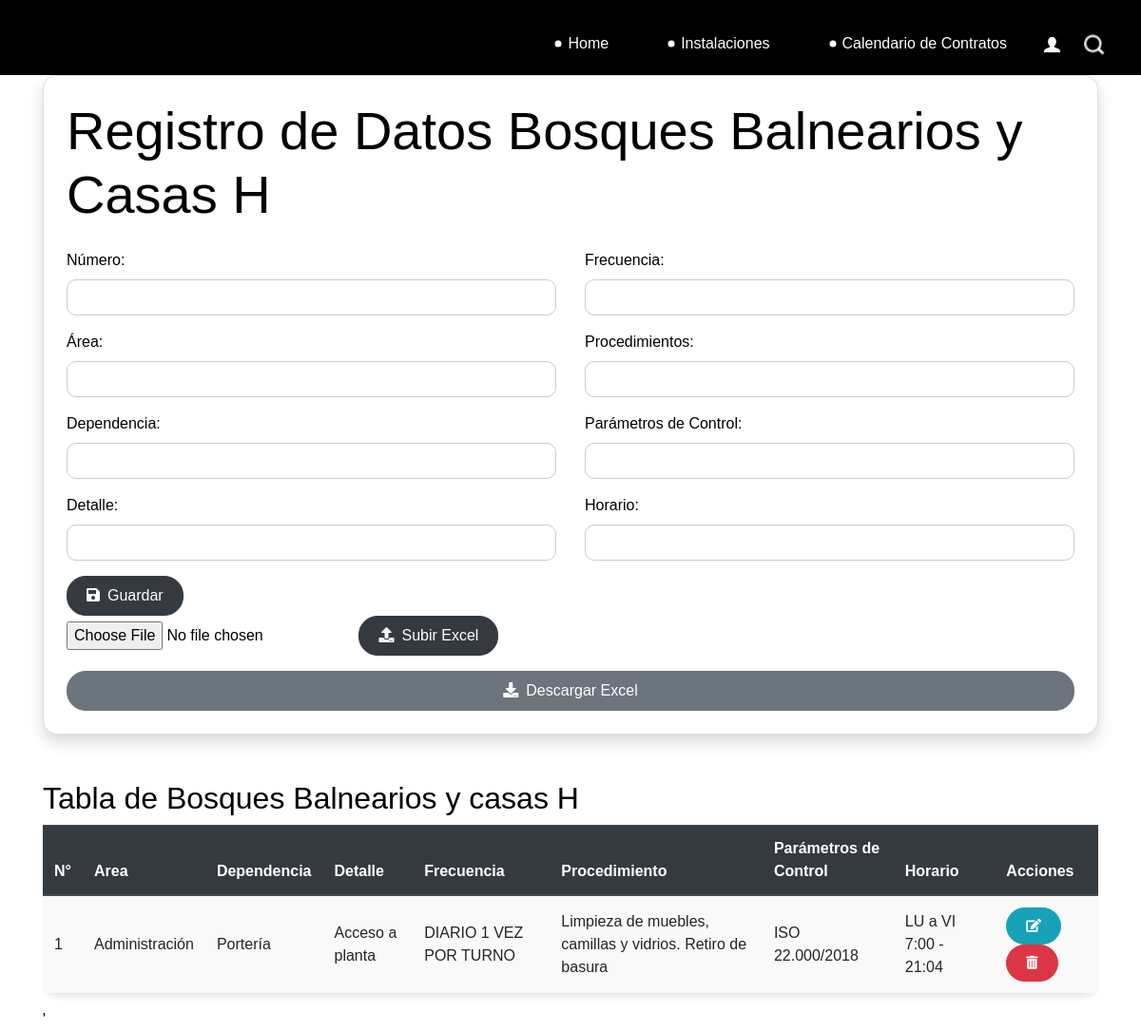
The page /balnearios/ on the database its author committed.
### catalog/models.py (models this page shows)
class Balnearios(models.Model):
    numero = models.IntegerField()
    area = models.CharField(max_length=100, default='')
    dependencia = models.CharField(max_length=100)
    detalle = models.TextField()
    frecuencia = models.CharField(max_length=100)
    procedimientos = models.TextField()
    parametro_control = models.CharField(max_length=100)
    horario = models.CharField(max_length=100)
    def __str__(self):
        return f""
    class Meta:
        db_table = 'balnearios'

### catalog/views.py (the view)
# urls.py: path('balnearios/', views.balnearios, name='balnearios'),
def balnearios(request):
    if request.method == 'POST':
        if 'archivo_excel' in request.FILES:
            form = BalneariosForm(request.POST, request.FILES)
            myfile = request.FILES['archivo_excel']
            df = pd.read_excel(myfile)
            conn = sqlite3.connect('db.sqlite3')
            for index, row in df.iterrows():
                data = Balnearios(
                    numero=row['Número'],
                    area=row['Área'],
                    dependencia=row['Dependencia'],
                    detalle=row['Detalle'],
                    frecuencia=row['Frecuencia'],
                    procedimientos=row['Procedimiento'],
                    parametro_control=row['Parámetros de Control'],
                    horario=row['Horario']
                )
                data.save()
            conn.close()
        if 'archivo_excel' in request.FILES:
            form = BalneariosForm(request.POST, request.FILES)
        else:
            form = BalneariosForm(request.POST)
            if form.is_valid():
                form.save()
                messages.success(request, 'Datos ingresados correctamente.')
                return redirect('balnearios')
            else:
                messages.error(request, 'Error al ingresar los datos. Por favor, revise los datos ingresados.')
    else:
        form = BalneariosForm()
    balnearios = Balnearios.objects.all()
    print(balnearios)
    return render(request, 'Instalaciones/Bosques/Balnearios-y-casas-H.html', {'form': form, 'balnearios': balnearios})

### catalog/forms.py
class BalneariosForm(forms.ModelForm):
    class Meta:
        model = Balnearios
        fields = '__all__'

### Templates/Instalaciones/Bosques/Balnearios-y-casas-H.html (shortened to what this page needs)
{% extends 'base.html' %}
{% load static %}
{% block content %}
<div class="container">
    <div class="card p-4 shadow">
        <h1 class="display-4 mb-4">Registro de Datos Bosques Balnearios y Casas H</h1>
        <form method="post">
            <div class="row">
                <div class="col-md-6">
                    <div class="form-group">
                        <label for="numero">Número:</label>
                        <input type="number" class="form-control" id="numero" name="numero" required>
                    </div>
                    <div class="form-group">
                        <label for="area">Área:</label>
                        <input type="text" class="form-control" id="area" name="area" required>
                    </div>
                    <div class="form-group">
                        <label for="dependencia">Dependencia:</label>
                        <input type="text" class="form-control" id="dependencia" name="dependencia" required>
                    </div>
                    <div class="form-group">
                        <label for="detalle">Detalle:</label>
                        <input type="text" class="form-control" id="detalle" name="detalle" required>
                    </div>
                </div>
                <div class="col-md-6">
                    <div class="form-group">
                        <label for="frecuencia">Frecuencia:</label>
                        <input type="text" class="form-control" id="frecuencia" name="frecuencia" required>
                    </div>
                    <div class="form-group">
                        <label for="procedimientos">Procedimientos:</label>
                        <input type="text" class="form-control" id="procedimientos" name="procedimientos" required>
                    </div>
                    <div class="form-group">
                        <label for="parametro_control">Parámetros de Control:</label>
                        <input type="text" class="form-control" id="parametro_control" name="parametro_control" required>
                    </div>
                    <div class="form-group">
                        <label for="horario">Horario:</label>
                        <input type="text" class="form-control" id="horario" name="horario" required>
                    </div>
                </div>
            </div>
            <button type="submit" class="btn btn-dark"><i class="fa fa-save mr-2"></i>Guardar</button>
        </form>
        <form method="post" enctype="multipart/form-data">
            <input type="file" name="archivo_excel" accept=".xls,.xlsx">
            <button type="submit" class="btn btn-dark"><i class="fa fa-upload mr-2"></i>Subir Excel</button>
        </form>
        <a href="{% url 'descargar_excel_balnearios' %}" class="btn btn-secondary mt-3"><i class="fa fa-download mr-2"></i>Descargar Excel</a>
    </div>
</div>
<div class="container mt-5">
    <h2>Tabla de Bosques Balnearios y casas H</h2>
    <div class="table-responsive">
        <table class="table table-striped table-hover">
            <thead class="thead-dark">
                <tr>
                    <th scope="col">N°</th>
                    <th scope="col">Area</th>
                    <th scope="col">Dependencia</th>
                    <th scope="col">Detalle</th>
                    <th scope="col">Frecuencia</th>
                    <th scope="col">Procedimiento</th>
                    <th scope="col">Parámetros de Control</th>
                    <th scope="col">Horario</th>
                    <th scope="col">Acciones</th>
                </tr>
            </thead>
        <tbody>
            {% for dato in balnearios %}
            <tr>
                <td>{{ dato.numero }}</td>
                <td>{{ dato.area}}</td>
                <td>{{ dato.dependencia }}</td>
                <td>{{ dato.detalle }}</td>
                <td>{{ dato.frecuencia }}</td>
                <td>{{ dato.procedimientos }}</td>
                <td>{{ dato.parametro_control }}</td>
                <td>{{ dato.horario }}</td>
                <td>
                    <a href="{% url 'modificar_balnearios' dato.id %}" class="btn btn-info btn-sm"><i class="fas fa-edit"></i></a>
                    <form method="post" action="{% url 'eliminar_balnearios' dato.id %}" style="display: inline;">
                        <button type="submit" class="btn btn-danger btn-sm" onclick="return confirm('¿Estás seguro de que deseas eliminar este dato?')"><i class="fas fa-trash-alt"></i></button>
                    </form>
                </td>
            </tr>
            {% endfor %}
        </tbody>
    </table>
</div>
<link rel="stylesheet" href="https://maxcdn.bootstrapcdn.com/bootstrap/4.5.2/css/bootstrap.min.css">
<link rel="stylesheet" href="https://cdnjs.cloudflare.com/ajax/libs/font-awesome/5.15.4/css/all.min.css">
<link rel="stylesheet" href="{% static 'stylecmpc.css' %}">
<link rel="stylesheet" href="{% static 'css/style.css' %}">'
{% endblock %}

### static/css/stylecmpc.css (style rules this page uses)
.card { border-radius: 15px; }
.form-control { border-radius: 10px; border-color: #ccc; }
.btn { border-radius: 20px; padding: 8px 20px; }
.btn-secondary { background-color: #6c757d; border-color: #6c757d; }
.table { border-radius: 15px; box-shadow: 0 4px 6px rgba(0, 0, 0, 0.1); }
.table th, .table td { vertical-align: middle; }
.table th { background-color: #336699; color: #fff; }
.table-striped tbody tr:nth-of-type(odd) { background-color: #f9f9f9; }

### static/css/style.css (style rules this page uses)
body { font-family: "Poppins", sans-serif; color: #000000; background-color: #ffffff; }
a, a:hover, a:focus { text-decoration: none; }
.btn, .btn:focus { outline: none !important; -webkit-box-shadow: none; box-shadow: none; }

### rows shown on the page
Balnearios: numero "1", area "Administración", dependencia "Portería", detalle "Acceso a planta", frecuencia "DIARIO 1 VEZ POR TURNO", procedimientos "Limpieza de muebles, camillas y vidrios. Retiro de basura", parametro_control "ISO 22.000/2018", horario "LU a VI 7:00 - 21:04"
